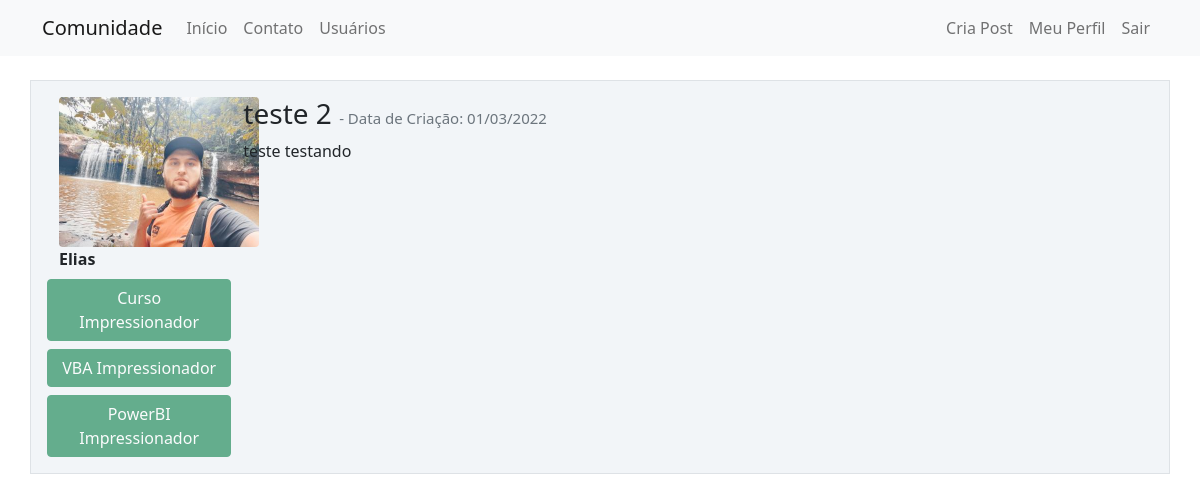
/post/2 (signed in), run on the app's committed database.
### comunidadeimpressionadora/model.py (models this page shows, shortened)
class Usuario(database.Model, UserMixin):
    id = database.Column(database.Integer, primary_key=True)
    username = database.Column(database.String, nullable=False)
    email = database.Column(database.String, nullable=False, unique=True)
    senha = database.Column(database.String, nullable=False)
    foto_perfil = database.Column(database.String, default='default.jpg')
    post = database.relationship('Post', backref='autor', lazy=True)
    cursos = database.Column(database.String, default='usuario não informado', nullable=False)

class Post(database.Model):
    id = database.Column(database.Integer, primary_key=True)
    titulo = database.Column(database.String, nullable=False)
    corpo = database.Column(database.String, nullable=False)
    data_criacao = database.Column(database.DateTime, nullable=False, default=datetime.utcnow)
    id_usuario = database.Column(database.Integer, database.ForeignKey('usuario.id'), nullable=False)

### comunidadeimpressionadora/routes.py (the view)
@app.route('/post/<post_id>', methods=['GET', 'POST'])
@login_required
def exibir_post(post_id):
    post = Post.query.get(post_id)
    if current_user == post.autor:
        form = FormCriarPost()
        if request.method == 'GET':
            form.titulo.data = post.titulo
            form.corpo.data = post.corpo
        elif form.validate_on_submit():
            post.titulo = form.titulo.data
            post.corpo = form.corpo.data
            database.session.commit()
            flash('Post atualizado com sucesso', 'alert-success')
            return  redirect(url_for('inicio', ))
    else:
        form = None
    return render_template('post.html', post=post, form=form)

### comunidadeimpressionadora/model.py (called while the page is built)
@login_manager.user_loader
def load_usuario(id_usuario):
    return Usuario.query.get(int(id_usuario))

### comunidadeimpressionadora/templates/post.html (shortened to what this page needs)
{%extends'base.html'%}
{%block body%}
<div class="container mt-3">
    <div class="row border mt-4 p-3 meupost">
        <div class="col col-2">
            <div class="image pe-2"><img
                    src="{{ url_for('static', filename='fotos_perfil/{}'.format( post.autor.foto_perfil))   }}"
                    class="rounded" width="200"></div>
            <Strong>{{ post.autor.username }} </Strong>
            <div class="row justify-content-center">
                {%for curso in post.autor.cursos.split(';')%}
                <button type="button " class="btn btn-success mt-2" disabled>{{curso}}</button>
                {%endfor%}
            </div>
        </div>
        <div class="col col-9">
            <h3>{{ post.titulo}}
                <small class="text-muted " style="font-size:15px"> - Data de Criação:
                    {{post.data_criacao.strftime('%d/%m/%Y')}}
                </small>
            </h3>
            <p>{{ post.corpo }}</p>
        </div>
    </div>
</div>
{%endblock%}

### comunidadeimpressionadora/static/main.css (style rules this page uses)
.meupost { background: #f2f5f8 !important; }

### data on the page
Usuario: foto_perfil (picture), autor.username "Elias"
Post: titulo "teste 2", data_criacao "01/03/2022", corpo "teste testando"

### other printed values
{{ curso }} "Curso Impressionador" "VBA Impressionador" "PowerBI Impressionador"
